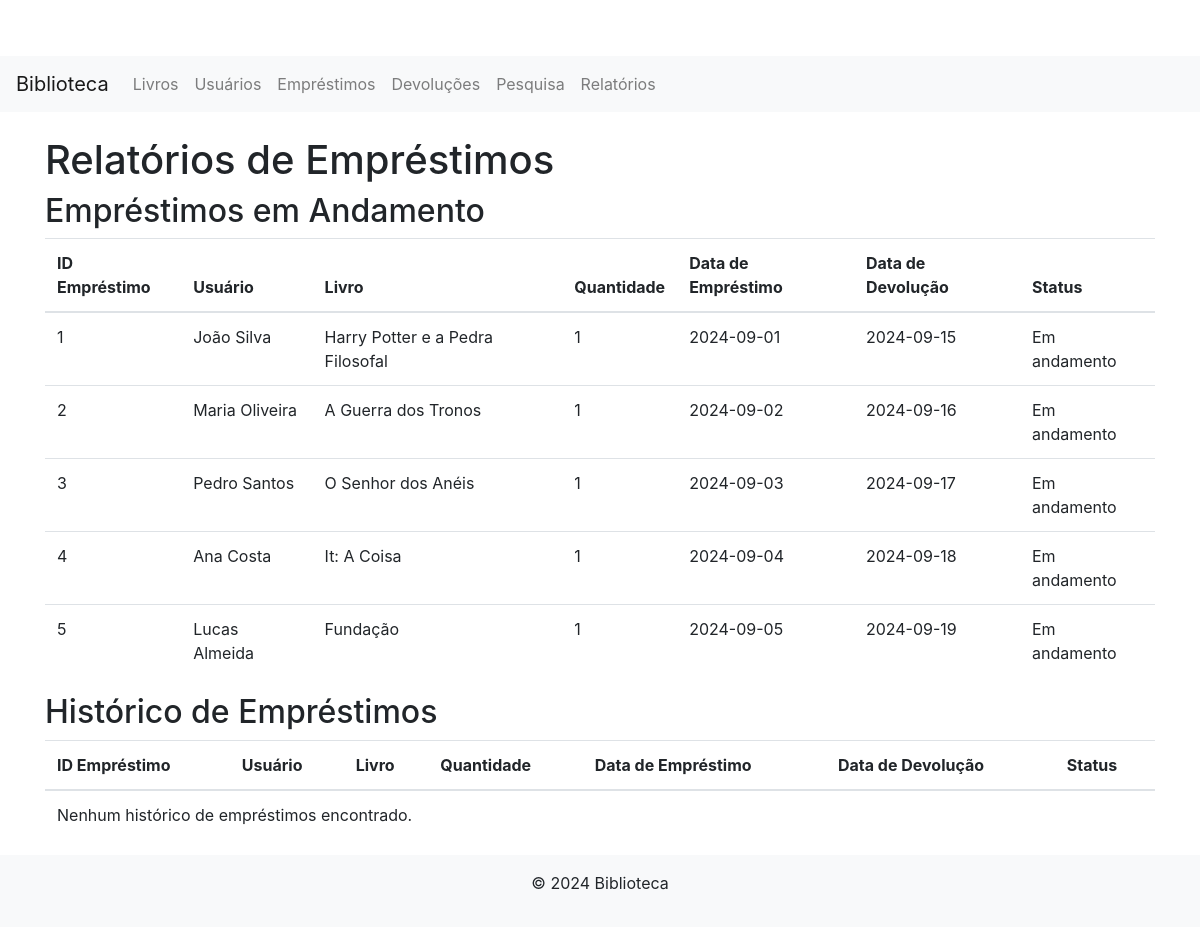
/pages/relatorios.php, run on the app's committed database.
### tables this page shows
CREATE TABLE
    IF NOT EXISTS tb_emprestimos (
        id_emprestimo INT PRIMARY KEY AUTO_INCREMENT,
        data_emprestimo DATE,
        data_devolucao DATE,
        quantidade_emprestada INT NOT NULL DEFAULT 1,
        quantidade_devolvida INT NOT NULL DEFAULT 0,
        devolvido BOOLEAN,
        fk_livro INT,
        fk_usuario INT,
        FOREIGN KEY (fk_livro) REFERENCES tb_livros (id_livro),
        FOREIGN KEY (fk_usuario) REFERENCES tb_usuarios (id_user)
    );

CREATE TABLE
    IF NOT EXISTS tb_usuarios (
        id_user INT PRIMARY KEY AUTO_INCREMENT,
        nome_user VARCHAR(120),
        email_user VARCHAR(120),
        fk_endereco INT,
        FOREIGN KEY (fk_endereco) REFERENCES tb_enderecos (id_endereco)
    );

CREATE TABLE
    IF NOT EXISTS tb_livros (
        id_livro INT PRIMARY KEY AUTO_INCREMENT,
        titulo_livro VARCHAR(120),
        ano_publicacao_livro YEAR,
        isbn_livro VARCHAR(13),
        quantidade_livro INT,
        fk_editora INT,
        fk_local INT,
        FOREIGN KEY (fk_editora) REFERENCES tb_editoras (id_editora),
        FOREIGN KEY (fk_local) REFERENCES tb_locais (id_local)
    );

### pages/relatorios.php (the view)
<?php
include '../includes/db.php';
include '../includes/header.php';
$sqlEmAndamento = "SELECT e.id_emprestimo, u.nome_user, l.titulo_livro, e.data_emprestimo, e.data_devolucao, e.devolvido, e.quantidade_emprestada
                   FROM tb_emprestimos e
                   JOIN tb_usuarios u ON e.fk_usuario = u.id_user
                   JOIN tb_livros l ON e.fk_livro = l.id_livro
                   WHERE e.devolvido = 0";
$resultEmAndamento = $conn->query($sqlEmAndamento);
$sqlHistorico = "SELECT e.id_emprestimo, u.nome_user, l.titulo_livro, e.data_emprestimo, e.data_devolucao, e.devolvido, e.quantidade_emprestada
                 FROM tb_emprestimos e
                 JOIN tb_usuarios u ON e.fk_usuario = u.id_user
                 JOIN tb_livros l ON e.fk_livro = l.id_livro
                 WHERE e.devolvido = 1";
$resultHistorico = $conn->query($sqlHistorico);
?>
<h1>Relatórios de Empréstimos</h1>
<h2>Empréstimos em Andamento</h2>
<table class="table">
    <thead>
        <tr>
            <th>ID Empréstimo</th>
            <th>Usuário</th>
            <th>Livro</th>
            <th>Quantidade</th>
            <th>Data de Empréstimo</th>
            <th>Data de Devolução</th>
            <th>Status</th>
        </tr>
    </thead>
    <tbody>
        <?php
        if ($resultEmAndamento && $resultEmAndamento->num_rows > 0) {
            while ($emprestimo = $resultEmAndamento->fetch_assoc()) {
                echo "<tr>
                        <td>{$emprestimo['id_emprestimo']}</td>
                        <td>{$emprestimo['nome_user']}</td>
                        <td>{$emprestimo['titulo_livro']}</td>
                        <td>{$emprestimo['quantidade_emprestada']}</td>
                        <td>{$emprestimo['data_emprestimo']}</td>
                        <td>{$emprestimo['data_devolucao']}</td>
                        <td>Em andamento</td>
                    </tr>";
            }
        } else {
            echo "<tr><td colspan='7'>Nenhum empréstimo em andamento encontrado.</td></tr>";
        }
        ?>
    </tbody>
</table>
<h2>Histórico de Empréstimos</h2>
<table class="table">
    <thead>
        <tr>
            <th>ID Empréstimo</th>
            <th>Usuário</th>
            <th>Livro</th>
            <th>Quantidade</th>
            <th>Data de Empréstimo</th>
            <th>Data de Devolução</th>
            <th>Status</th>
        </tr>
    </thead>
    <tbody>
        <?php
        if ($resultHistorico && $resultHistorico->num_rows > 0) {
            while ($historico = $resultHistorico->fetch_assoc()) {
                echo "<tr>
                        <td>{$historico['id_emprestimo']}</td>
                        <td>{$historico['nome_user']}</td>
                        <td>{$historico['titulo_livro']}</td>
                        <td>{$historico['quantidade_emprestada']}</td>
                        <td>{$historico['data_emprestimo']}</td>
                        <td>{$historico['data_devolucao']}</td>
                        <td>Devolvido</td>
                    </tr>";
            }
        } else {
            echo "<tr><td colspan='7'>Nenhum histórico de empréstimos encontrado.</td></tr>";
        }
        ?>
    </tbody>
</table>
<?php include '../includes/footer.php'; ?>

### css/style.css (style rules this page uses)
body { padding-top: 56px; }

### data on the page
tb_emprestimos: id_emprestimo "1", fk_usuario.nome_user "João Silva", fk_livro.titulo_livro "Harry Potter e a Pedra Filosofal", quantidade_emprestada "1", data_emprestimo "2024-09-01", data_devolucao "2024-09-15"
tb_emprestimos: id_emprestimo "2", fk_usuario.nome_user "Maria Oliveira", fk_livro.titulo_livro "A Guerra dos Tronos", quantidade_emprestada "1", data_emprestimo "2024-09-02", data_devolucao "2024-09-16"
tb_emprestimos: id_emprestimo "3", fk_usuario.nome_user "Pedro Santos", fk_livro.titulo_livro "O Senhor dos Anéis", quantidade_emprestada "1", data_emprestimo "2024-09-03", data_devolucao "2024-09-17"
tb_emprestimos: id_emprestimo "4", fk_usuario.nome_user "Ana Costa", fk_livro.titulo_livro "It: A Coisa", quantidade_emprestada "1", data_emprestimo "2024-09-04", data_devolucao "2024-09-18"
tb_emprestimos: id_emprestimo "5", fk_usuario.nome_user "Lucas Almeida", fk_livro.titulo_livro "Fundação", quantidade_emprestada "1", data_emprestimo "2024-09-05", data_devolucao "2024-09-19"
